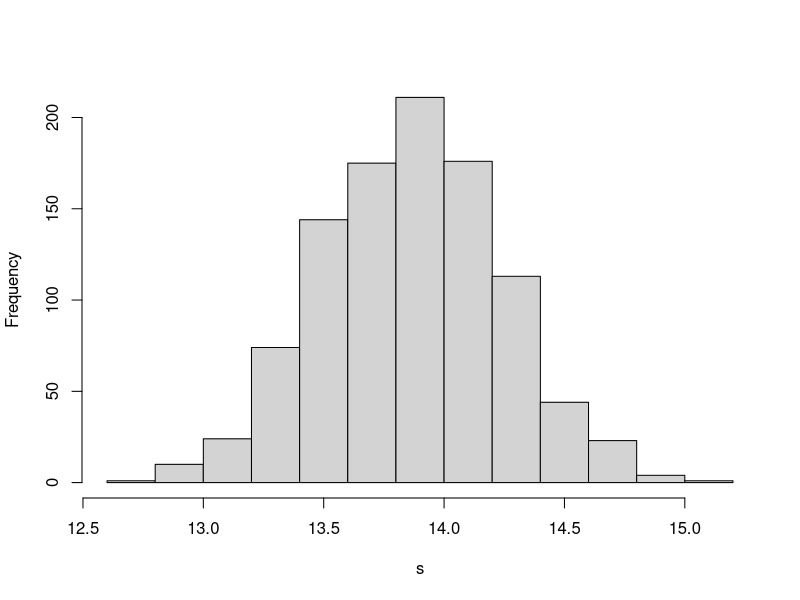
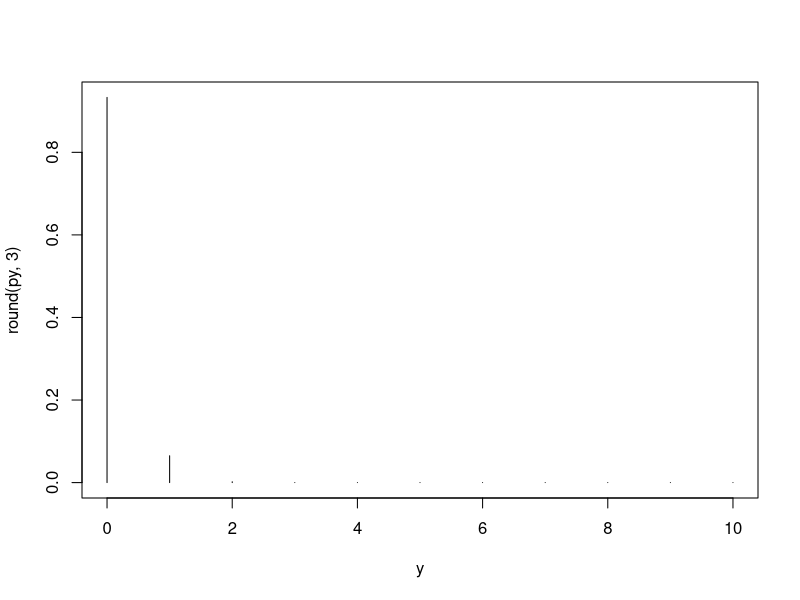
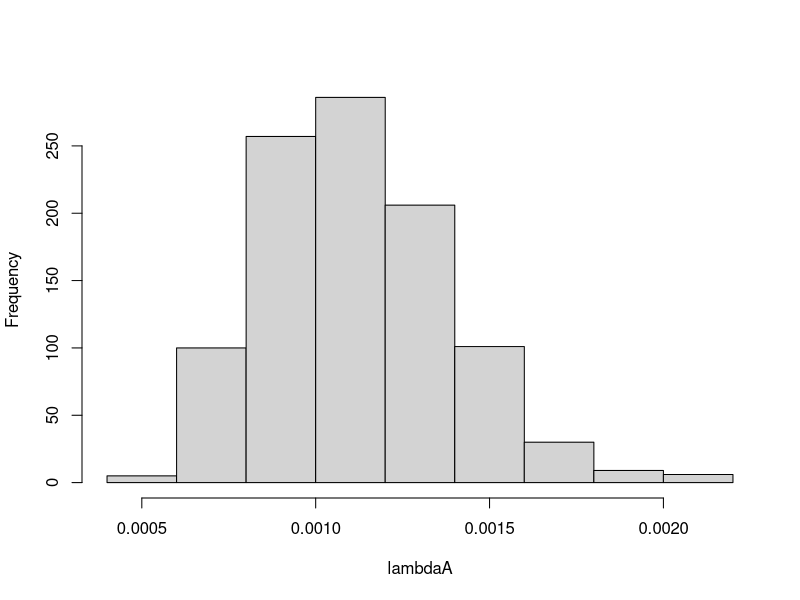
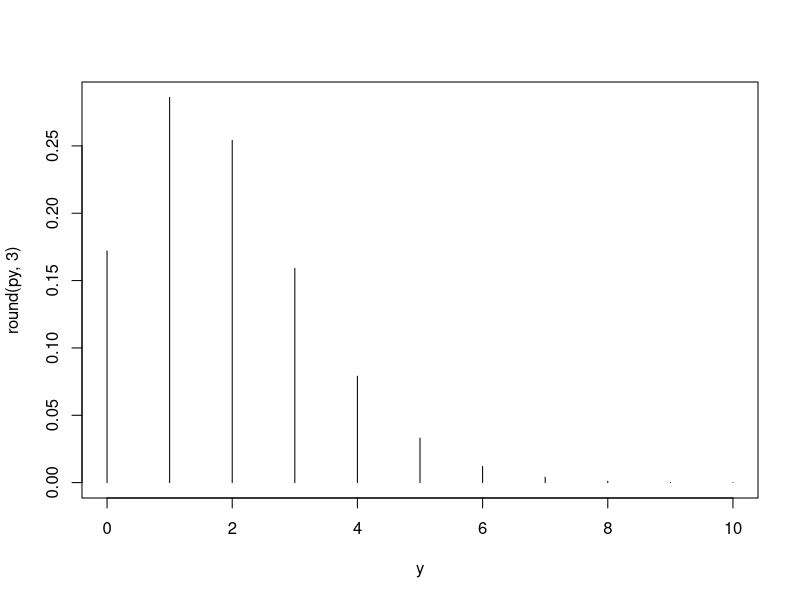
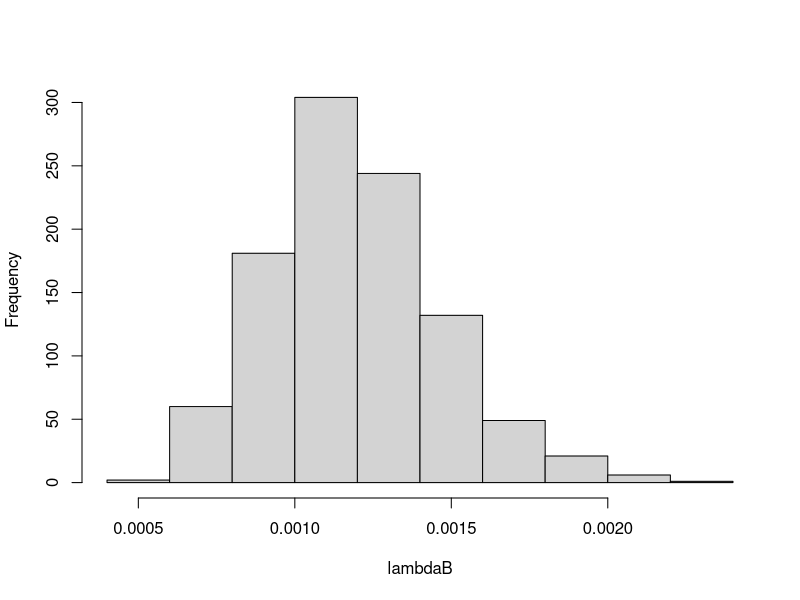
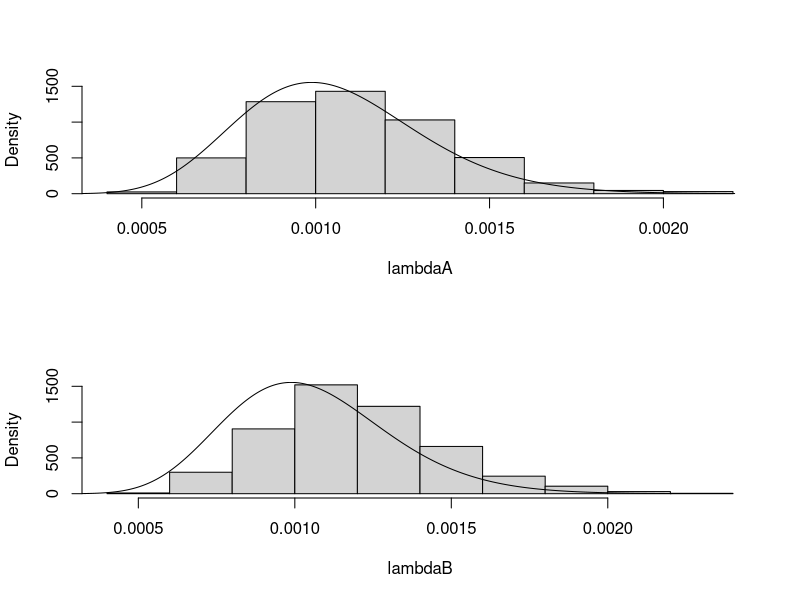
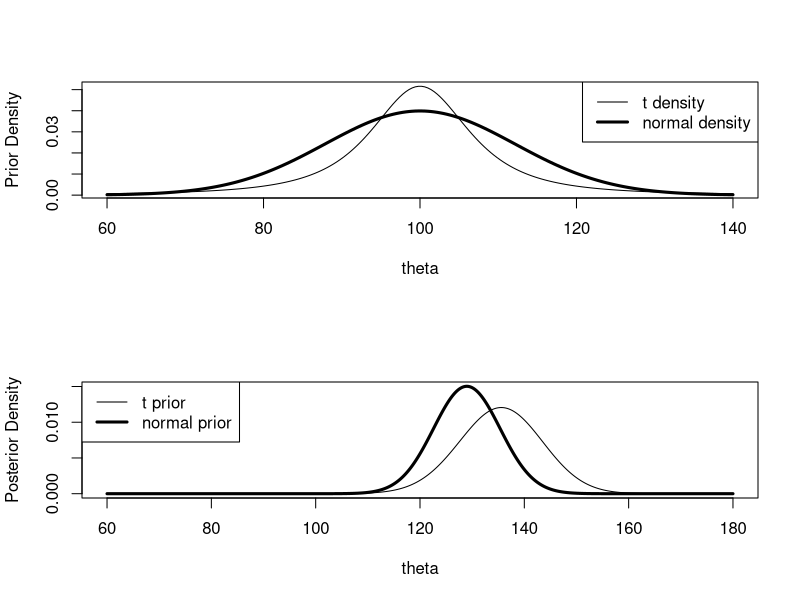
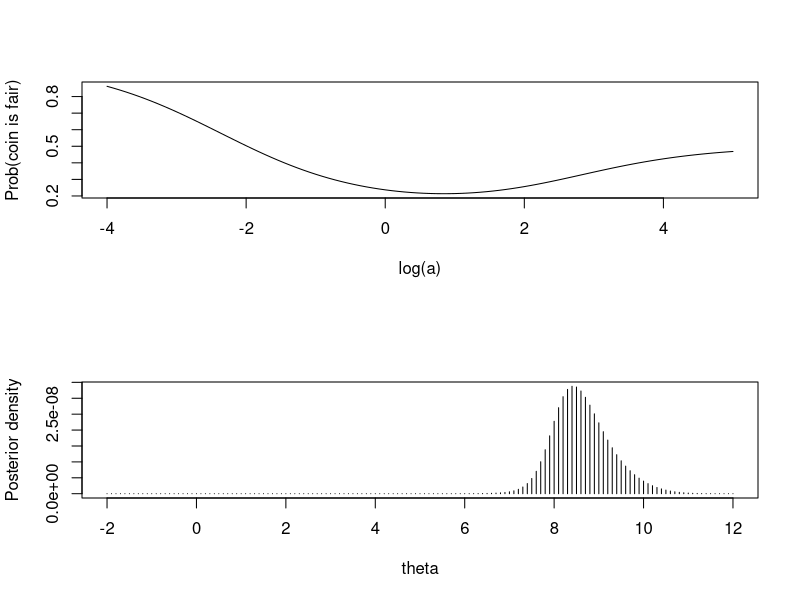

R code for these plots, in order:
## ---- chunk 1
library(LearnBayes)

data(footballscores)
attach(footballscores)    # make the variables from the data frame visible 

d = favorite - underdog - spread 
n = length(d) 
v = sum(d^2) 
## ---- chunk 2
# First, simulate values of the precision parameter P from the scaled chi-square(n) distribution 
n_samples = 1000
P = rchisq(n_samples, n)/v

# Obtain the values from the posterior distribution of std 
s = sqrt(1/P) 

# Construct a histogram of the draws 
hist(s, main="")
## ---- chunk 3
quantile(s, probs=c(0.025, 0.5, 0.975))
## ---- chunk 4
# Define parameters for Hospital A
alpha = 16; beta = 15174 
yobs = 1    # number of deaths observed
ex = 66     # exposure 
y = 0:10 
lam = alpha/beta 

# Predictive distribution 
py = dpois(y, lam*ex) * dgamma(lam, shape=alpha,
                               rate=beta)/dgamma(lam,
                                                 shape=alpha+y,
                                                 rate=beta+ex)
plot(y, round(py, 3), type="h")
## ---- chunk 5
lambdaA = rgamma(1000, shape=alpha+yobs, rate=beta+ex) 
hist(lambdaA, main="")
## ---- chunk 6
# For Hospital B 
ex = 1767; yobs = 4
y = 0:10 
py = dpois(y, lam*ex) * dgamma(lam,
                               shape=alpha,
                               rate=beta) / dgamma(lam,
                                                   shape=alpha+y,
                                                   rate=beta+ex)
plot(y, round(py, 3), type="h")
## ---- chunk 7
lambdaB = rgamma(1000, shape=alpha+yobs, rate=beta+ex) 
hist(lambdaB, main="")
## ---- chunk 8
lambda = seq(0, max(c(lambdaA, lambdaB)), length=500)
par(mfrow=c(2, 1))
hist(lambdaA, freq=FALSE, main="", ylim=c(0, 1500))
lines(lambda, dgamma(lambda, shape=alpha, rate=beta))
hist(lambdaB, freq=FALSE, main="", ylim=c(0, 1500))
lines(lambda, dgamma(lambda, shape=alpha, rate=beta))
## ---- chunk 9
mu = 100
tau = 12.16
sigma = 15 
n = 4 
se = sigma/sqrt(4) 
ybar = c(110, 125, 140) 
tau1 = 1/sqrt(1/se^2 + 1/tau^2) 
mu1 = (ybar/se^2 + mu/tau^2) * tau1^2 
summ1 = cbind(ybar, mu1, tau1) 
summ1 
## ---- chunk 10
# Find the scale parameter 
tscale = 20/qt(0.95, 2)  # 95% percentile, 2 degrees of freedom
tscale 

# Note that the t density has significantly flatter tails 
theta = seq(60, 140, length=200)
plot(theta, 1/tscale*dt((theta-mu)/tscale, 2),
     type='l', ylab="Prior Density")
lines(theta, 1/10*dnorm((theta-mu)/tau), lwd=3)
legend("topright", legend=c("t density", "normal density"),
       lwd=c(1,3))

## ---- chunk 11
summ2 = c() 
for (i in 1:3) {
    theta = seq(60, 180, length=500)
    like = dnorm((theta - ybar[i]) / 7.5)
    prior = dt((theta - mu)/tscale, 2) 
    post = prior * like 
    post = post/sum(post) 
    m = sum(theta * post) 
    s = sqrt(sum(theta^2 * post) - m^2)
    summ2 = rbind(summ2, c(ybar[i], m, s))
}
summ2 
## ---- chunk 12
cbind(summ1, summ2)
## ---- chunk 13
normpost = dnorm(theta, mu1[3], tau1) 
normpost = normpost/sum(normpost) 
plot(theta, normpost, type='l', lwd=3,
     ylab="Posterior Density") 
lines(theta, post) 
legend("topleft", legend=c("t prior", "normal prior"), lwd=c(1,3))
## ---- chunk 14
n = 20    # Number of tosses 
y = 5     # 5 heads observed
a  = 10   # beta distribution parameters
p = 0.5 
m1 = dbinom(y, n, p) * dbeta(p, a, a)/dbeta(p, a+y, a+n-y)
lambda = dbinom(y, n, p)/(dbinom(y, n, p) + m1)
lambda 
## ---- chunk 15
# From LearnBayes library 
pbetat(p0=p, prob=.5, ab=c(a,a), data=c(y, n-y))
## ---- chunk 16
loga = seq(-4, 5, length=100) 
a = exp(loga)
m2 = dbinom(y, n, p) * dbeta(p, a, a)/dbeta(p, a+y, a+n-y)
lambda = dbinom(y, n, p)/(dbinom(y, n, p) + m2)
plot(loga, lambda, type="l", 
     xlab="log(a)", ylab="Prob(coin is fair)")
## ---- chunk 17
n = 20
y = 5 
a = 10 
p = .5 
m2 = 0 
for (k in 0:y){
    m2 = m2 + dbinom(k,n,p)*dbeta(p,a,a)/dbeta(p,a+k,a+n-k)
}
lambda = pbinom(y, n, p)/(pbinom(y, n, p) + m2)
lambda 
## ---- chunk 18
theta  = seq(-2, 12, by=0.1)
## ---- chunk 19
y = c(0, 10, 9, 8, 11, 3, 3, 8, 8, 11)
n_samples = length(y) 
post = 1
for (i in 1:n_samples){
    post = post * 1 / (1+(y[i]-theta)^2)
}
## ---- chunk 20
# Convert to probabilities
plot(theta, post, type="h",
     ylab="Posterior density")
## ---- chunk 21
post = post/sum(post)
m = sum(theta * post)
s = sqrt(sum(theta^2 * post) - m^2)
print(paste("Posterior mean", m))
print(paste("Posterior std", s))
